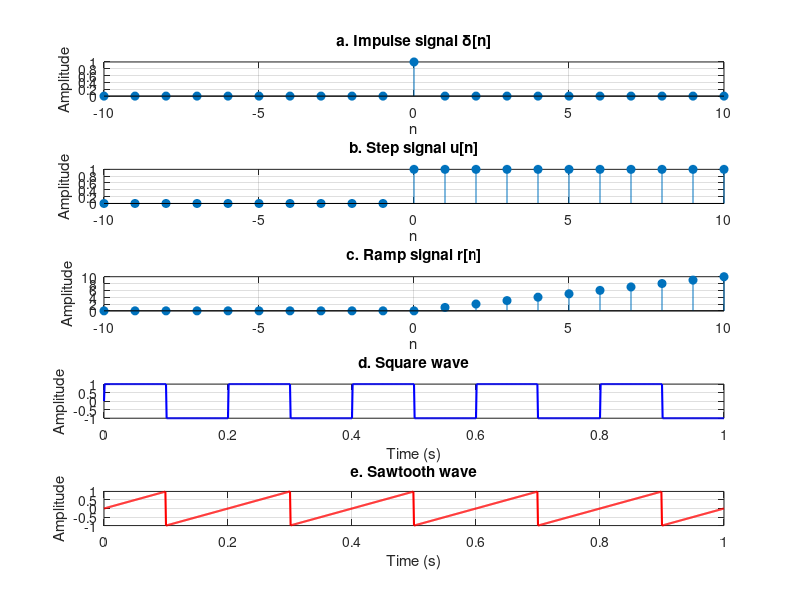

Write MATLAB code to recreate this figure.
clc; clear; close all;

% Thời gian rời rạc cho impulse, step, ramp
n = -10:10;

% (a) Impulse signal δ[n]
impulse = (n==0);

% (b) Step signal u[n]
step = (n>=0);

% (c) Ramp signal r[n] = n*u[n]
ramp = n.*(n>=0);

% Thời gian liên tục cho square & sawtooth
t = 0:0.001:1;

% (d) Square wave
f = 5;  % tần số 5 Hz
square_wave = sign(sin(2*pi*f*t));

% (e) Sawtooth wave
T = 1/f;
saw_wave = 2*(t/T - floor(0.5 + t/T));
% Vẽ đồ thị
figure;

subplot(5,1,1);
stem(n, impulse, 'filled');
title('a. Impulse signal \delta[n]');
xlabel('n'); ylabel('Amplitude'); grid on;

subplot(5,1,2);
stem(n, step, 'filled');
title('b. Step signal u[n]');
xlabel('n'); ylabel('Amplitude'); grid on;

subplot(5,1,3);
stem(n, ramp, 'filled');
title('c. Ramp signal r[n]');
xlabel('n'); ylabel('Amplitude'); grid on;

subplot(5,1,4);
plot(t, square_wave, 'b','LineWidth',1.5);
title('d. Square wave');
xlabel('Time (s)'); ylabel('Amplitude'); grid on;

subplot(5,1,5);
plot(t, saw_wave, 'r','LineWidth',1.5);
title('e. Sawtooth wave');
xlabel('Time (s)'); ylabel('Amplitude'); grid on;
